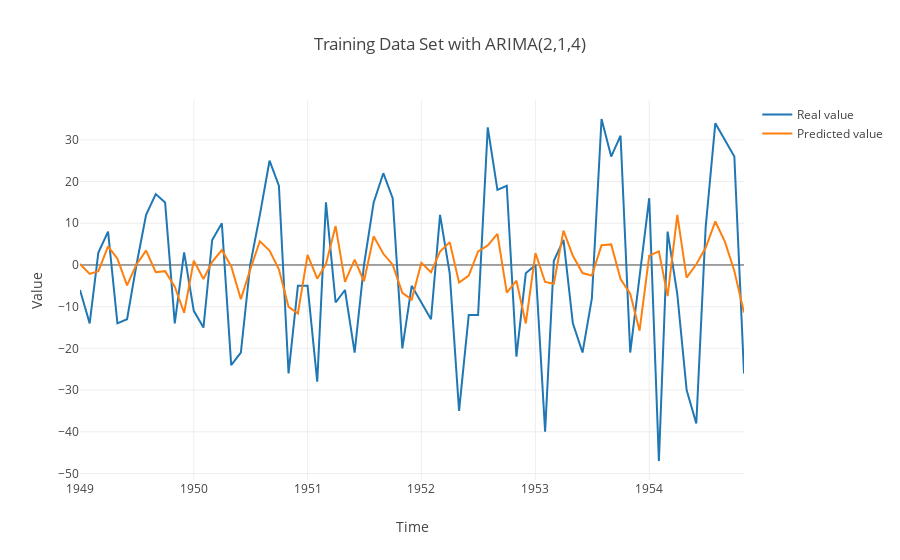

Here is the notebook cell this chart was saved with:
### Code cell
arma_model = ARIMA(2,1,4)
arma_model.set_training_data_set(training_set_values)
arma_model.set_training_data_time(training_set_time)

arma_model.set_testing_data_set(testing_set_values)
arma_model.set_testing_data_time(testing_set_time)

arma_model.set_validation_data_set(validation_set_values)
arma_model.set_validation_data_time(validation_set_time)

# prediction = arma_model.get_prediction(arma_model.testing_data_set)
# prediction = arma_model.get_prediction(arma_model.validation_data_set)
prediction = arma_model.get_prediction(arma_model.training_data)


# arma_model.plot_result(arma_model.testing_data_time, arma_model.testing_data_set, prediction)
# arma_model.plot_result(arma_model.validation_data_time, arma_model.validation_data_set, prediction)
arma_model.plot_result(arma_model.training_data_time, arma_model.training_data, prediction)

### Figure 1 — Plotly figure (JSON) as saved in the notebook; plotly's stock layout.template omitted (floating-point values rounded to 4 significant figures)
{"data": [{"mode": "lines", "name": "Real value", "type": "scatter", "uid": "818252be-e661-4609-8ec4-86f659cd276b", "x": ["1949-01", "1949-02", "1949-03", "1949-04", "1949-05", "1949-06", "1949-07", "1949-08", "1949-09", "1949-10", "1949-11", "1949-12", "1950-01", "1950-02", "1950-03", "1950-04", "1950-05", "1950-06", "1950-07", "1950-08", "1950-09", "1950-10", "1950-11", "1950-12", "1951-01", "1951-02", "1951-03", "1951-04", "1951-05", "1951-06", "1951-07", "1951-08", "1951-09", "1951-10", "1951-11", "1951-12", "1952-01", "1952-02", "1952-03", "1952-04", "1952-05", "1952-06", "1952-07", "1952-08", "1952-09", "1952-10", "1952-11", "1952-12", "1953-01", "1953-02", "1953-03", "1953-04", "1953-05", "1953-06", "1953-07", "1953-08", "1953-09", "1953-10", "1953-11", "1953-12", "1954-01", "1954-02", "1954-03", "1954-04", "1954-05", "1954-06", "1954-07", "1954-08", "1954-09", "1954-10", "1954-11", "1954-12"], "y": [-6, -14, 3, 8, -14, -13, 0, 12, 17, 15, -14, 3, -11, -15, 6, 10, -24, -21, 0, 12, 25, 19, -26, -5, -5, -28, 15, -9, -6, -21, 0, 15, 22, 16, -20, -5, -9, -13, 12, -2, -35, -12, -12, 33, 18, 19, -22, -2, 0, -40, 1, 6, -14, -21, -8, 35, 26, 31, -21, -3, 16, -47, 8, -7, -30, -38, 9, 34, 30, 26, -26]}, {"mode": "lines", "name": "Predicted value", "type": "scatter", "uid": "07e213c9-29ac-4b2a-a2f1-cf13a9703cb4", "x": ["1949-01", "1949-02", "1949-03", "1949-04", "1949-05", "1949-06", "1949-07", "1949-08", "1949-09", "1949-10", "1949-11", "1949-12", "1950-01", "1950-02", "1950-03", "1950-04", "1950-05", "1950-06", "1950-07", "1950-08", "1950-09", "1950-10", "1950-11", "1950-12", "1951-01", "1951-02", "1951-03", "1951-04", "1951-05", "1951-06", "1951-07", "1951-08", "1951-09", "1951-10", "1951-11", "1951-12", "1952-01", "1952-02", "1952-03", "1952-04", "1952-05", "1952-06", "1952-07", "1952-08", "1952-09", "1952-10", "1952-11", "1952-12", "1953-01", "1953-02", "1953-03", "1953-04", "1953-05", "1953-06", "1953-07", "1953-08", "1953-09", "1953-10", "1953-11", "1953-12", "1954-01", "1954-02", "1954-03", "1954-04", "1954-05", "1954-06", "1954-07", "1954-08", "1954-09", "1954-10", "1954-11", "1954-12"], "y": [0.2414, -2.122, -1.468, 4.458, 1.514, -4.883, 0.134, 3.452, -1.752, -1.484, -5.211, -11.46, 1.042, -3.378, 0.7373, 3.579, -0.2968, -8.229, -1.12, 5.678, 3.456, -1.035, -10.04, -11.64, 2.415, -3.287, 0.2339, 9.318, -4.049, 1.262, -3.905, 6.867, 2.678, 0.06169, -6.69, -8.3, 0.5068, -1.739, 3.227, 5.474, -4.24, -2.545, 3.263, 4.691, 7.459, -6.63, -3.77, -14.02, 2.859, -4.078, -4.514, 8.237, 2.202, -1.935, -2.56, 4.718, 4.939, -3.376, -6.883, -15.75, 2.231, 3.256, -7.483, 12.03, -3.039, 0.1584, 4.13, 10.43, 5.543, -1.442, -11.4]}], "layout": {"title": "Training Data Set with ARIMA(2,1,4)", "xaxis": {"title": "Time"}, "yaxis": {"title": "Value"}}}
